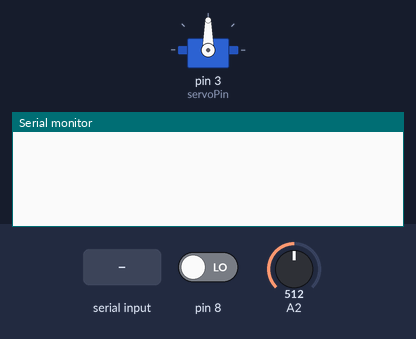
This sketch was run on a simulated Arduino Uno, built with avr-gcc and run on an emulated ATmega328P. Parts: servo, the last lines printed to the serial monitor. The test bench sets the inputs (shaded band); at power-on: pin 8 LOW, A2 = 512.

Above: at 0.8 s.
0.9 s: pin 8 driven HIGH
At 1.5 s:
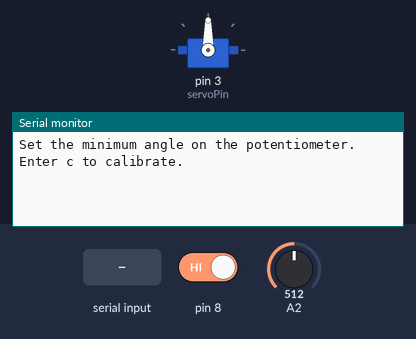
3.4 s: "s" received over Serial
At 4.7 s:
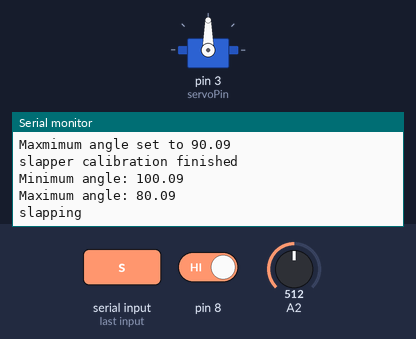

The sketch:

slapper_calibration.ino
```cpp
/*
SLAPPER CALIBRATION
This sketch is used to calibrate the minimum and maximum angle for slapping in L.I.S.A's obstacle avoidance system.
The right minimum and maximum angles must be determined so that the internal support structures in the chasis wouldnt get slapped on the way.

This sketch uses a potentiometer to set the angle and a button to confirm the angle
Once the program is finished running, the program prints out the minimum and maximum angles of the slap.
These values will be used in the slapper arm in the final L.I.S.A source code.
*/

#include <Servo.h>
float angle;

// Global variables

Servo servo;
const int servoPin = 3;

float minAngle = 0;
float maxAngle = 180;

int button;

void setMinAngle();
void setMaxAngle();

void setup() {
  // put your setup code here, to run once:
  Serial.begin(9600);
  servo.attach(servoPin);

  while(!button) button = digitalRead(8);
  setMinAngle();
  setMaxAngle();
  Serial.println("slapper calibration finished");
  Serial.print("Minimum angle: ");
  Serial.println(minAngle + 10);
  Serial.print("Maximum angle: ");
  Serial.println(maxAngle - 10);

}

void setMinAngle() {
  Serial.println("Set the minimum angle on the potentiometer. Enter c to calibrate.");
  delay(1000);
  int calibrated = 0;
  while(!calibrated) {
    button = digitalRead(8);
    minAngle = (analogRead(2)/1023.0) * 180.0;
    Serial.print("reading: ");
    Serial.println(minAngle);

    servo.write(minAngle);

    if(button) calibrated = 1;

    delay(50);
  }
  Serial.print("Minimum angle set to ");
  Serial.println(minAngle);
}

void setMaxAngle() {
  Serial.println("Set the maximum angle on the potentiometer. Enter c to calibrate.");
  int calibrated = 0;
  delay(1000);
  while(!calibrated) {
    button = digitalRead(8);
    maxAngle = (analogRead(2)/1023.0) * 180.0;
    Serial.print("reading: ");
    Serial.println(maxAngle);

        if(button) calibrated = 1;

    servo.write(maxAngle);

    delay(50);
  }
  Serial.print("Maxmimum angle set to ");
  Serial.println(maxAngle);
}

void slap() {
  Serial.println("slapping");
  servo.write(minAngle);
  delay(1000);
  servo.write(maxAngle);
  delay(1000);
  servo.write(minAngle);
  delay(1000);
}

void loop() {
  if (Serial.available()) {
    char command = Serial.read();
    if (command == 's') {
      slap();
    }
  }
}
```

Measured:
- after the input at 0.9 s, the serial monitor: prints a new line at once (image 1)
- after the input at 3.4 s, the serial monitor: prints a new line at once (image 2)
